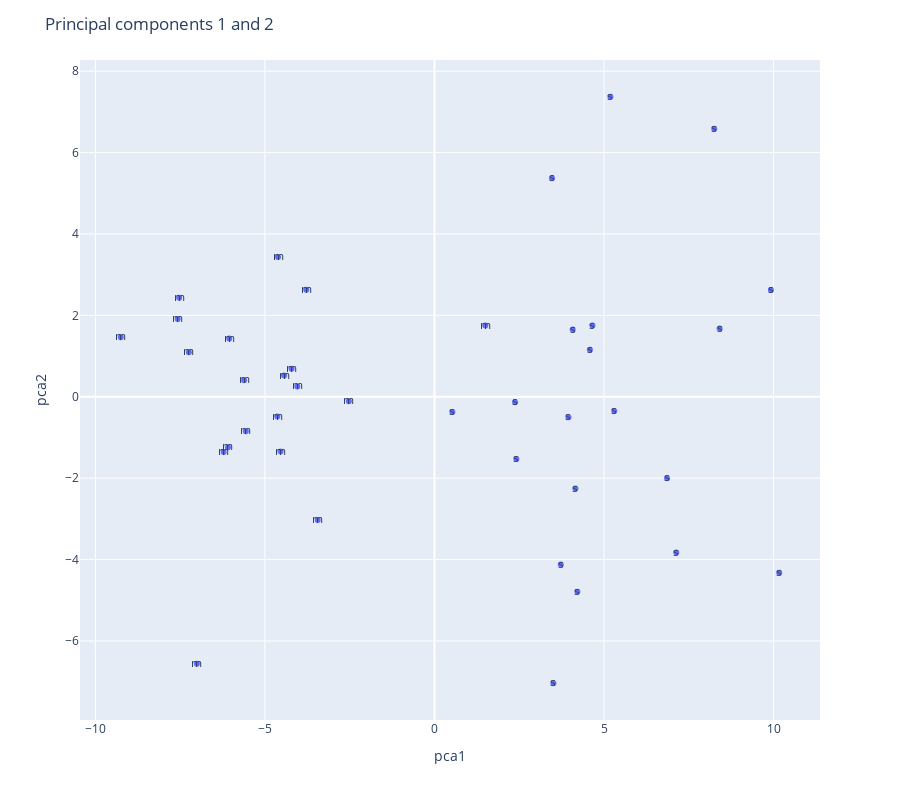

This figure's notebook cell:
### Code cell
import pandas
df = pandas.DataFrame(data_to_plot)
import plotly.express as px
fig = px.scatter(df, x="pca1", y="pca2", text="name", size_max=60)
fig.update_layout(
    height=800,
    title_text='Principal components 1 and 2'
)
fig.show()

### Figure 1 — Plotly figure (JSON) as saved in the notebook; plotly's stock layout.template omitted (floating-point values rounded to 4 significant figures)
{"data": [{"hovertemplate": "pca1=%{x}<br>pca2=%{y}<br>name=%{text}<extra></extra>", "legendgroup": "", "marker": {"color": "#636efa", "symbol": "circle"}, "mode": "markers+text", "name": "", "orientation": "v", "showlegend": false, "text": ["m", "m", "m", "m", "m", "m", "m", "m", "m", "m", "m", "m", "m", "m", "m", "m", "m", "m", "m", "m", "s", "s", "s", "s", "s", "s", "s", "s", "s", "s", "s", "s", "s", "s", "s", "s", "s", "s", "s", "s"], "type": "scatter", "x": [-6.218, -4.614, -5.616, -4.539, -6.053, -4.045, -9.253, -5.564, -4.434, -7.008, -4.635, -4.215, -3.781, -7.573, -7.53, -7.244, -3.444, -6.091, -2.526, 1.5, 6.86, 5.189, 4.658, 3.507, 10.17, 4.158, 4.584, 5.302, 2.377, 3.466, 4.075, 2.415, 0.5276, 8.408, 4.215, 9.921, 3.949, 7.131, 3.724, 8.251], "xaxis": "x", "y": [-1.356, 3.437, 0.4066, -1.347, 1.431, 0.253, 1.466, -0.8498, 0.5212, -6.56, -0.4843, 0.6869, 2.632, 1.913, 2.435, 1.097, -3.03, -1.242, -0.1095, 1.752, -1.999, 7.373, 1.751, -7.039, -4.325, -2.255, 1.158, -0.3476, -0.1328, 5.37, 1.651, -1.529, -0.3727, 1.678, -4.792, 2.625, -0.5025, -3.827, -4.123, 6.587], "yaxis": "y"}], "layout": {"height": 800, "legend": {"tracegroupgap": 0}, "margin": {"t": 60}, "title": {"text": "Principal components 1 and 2"}, "xaxis": {"anchor": "y", "domain": [0, 1], "title": {"text": "pca1"}}, "yaxis": {"anchor": "x", "domain": [0, 1], "title": {"text": "pca2"}}}}
